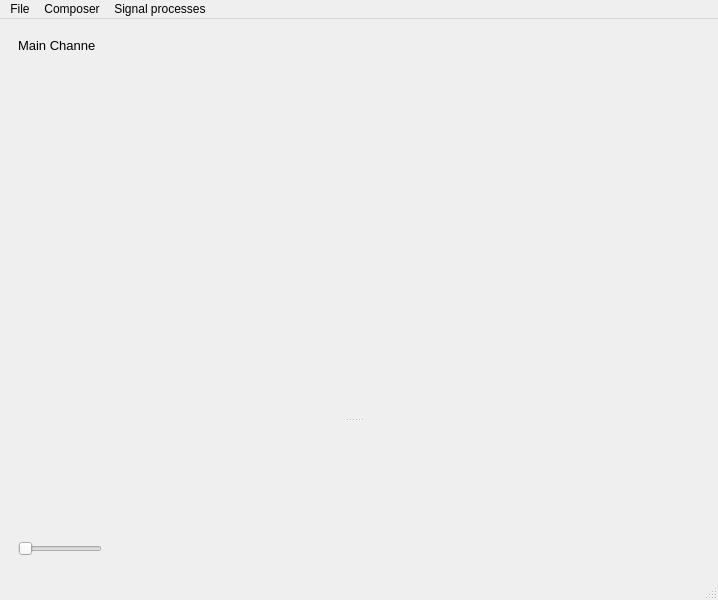
<?xml version="1.0" encoding="UTF-8"?>
<ui version="4.0">
 <class>MainWindow</class>
 <widget class="QMainWindow" name="MainWindow">
  <property name="geometry">
   <rect>
    <x>0</x>
    <y>0</y>
    <width>718</width>
    <height>600</height>
   </rect>
  </property>
  <property name="windowTitle">
   <string>MainWindow</string>
  </property>
  <widget class="QWidget" name="centralwidget">
   <layout class="QHBoxLayout" name="horizontalLayout">
    <item>
     <widget class="QWidget" name="samplingContainer" native="true">
      <property name="minimumSize">
       <size>
        <width>200</width>
        <height>0</height>
       </size>
      </property>
      <widget class="QLabel" name="label_mainChannel">
       <property name="geometry">
        <rect>
         <x>9</x>
         <y>9</y>
         <width>77</width>
         <height>16</height>
        </rect>
       </property>
       <property name="sizePolicy">
        <sizepolicy hsizetype="Preferred" vsizetype="Fixed">
         <horstretch>0</horstretch>
         <verstretch>0</verstretch>
        </sizepolicy>
       </property>
       <property name="font">
        <font>
         <pointsize>10</pointsize>
        </font>
       </property>
       <property name="text">
        <string>Main Channel</string>
       </property>
      </widget>
      <widget class="QSlider" name="samplingSlider">
       <property name="geometry">
        <rect>
         <x>9</x>
         <y>510</y>
         <width>84</width>
         <height>22</height>
        </rect>
       </property>
       <property name="sizePolicy">
        <sizepolicy hsizetype="Preferred" vsizetype="Fixed">
         <horstretch>0</horstretch>
         <verstretch>0</verstretch>
        </sizepolicy>
       </property>
       <property name="mouseTracking">
        <bool>false</bool>
       </property>
       <property name="maximum">
        <number>3</number>
       </property>
       <property name="tracking">
        <bool>true</bool>
       </property>
       <property name="orientation">
        <enum>Qt::Horizontal</enum>
       </property>
       <property name="invertedAppearance">
        <bool>false</bool>
       </property>
       <property name="invertedControls">
        <bool>false</bool>
       </property>
      </widget>
      <widget class="QSplitter" name="splitter">
       <property name="geometry">
        <rect>
         <x>-11</x>
         <y>31</y>
         <width>711</width>
         <height>471</height>
        </rect>
       </property>
       <property name="orientation">
        <enum>Qt::Vertical</enum>
       </property>
       <widget class="QWidget" name="mainChannel" native="true">
        <property name="minimumSize">
         <size>
          <width>0</width>
          <height>100</height>
         </size>
        </property>
        <property name="maximumSize">
         <size>
          <width>16777215</width>
          <height>16777215</height>
         </size>
        </property>
       </widget>
       <widget class="QWidget" name="secondaryChannel" native="true">
        <property name="sizePolicy">
         <sizepolicy hsizetype="Preferred" vsizetype="Preferred">
          <horstretch>0</horstretch>
          <verstretch>0</verstretch>
         </sizepolicy>
        </property>
        <property name="maximumSize">
         <size>
          <width>16777215</width>
          <height>200</height>
         </size>
        </property>
       </widget>
      </widget>
     </widget>
    </item>
   </layout>
  </widget>
  <widget class="QMenuBar" name="menubar">
   <property name="geometry">
    <rect>
     <x>0</x>
     <y>0</y>
     <width>718</width>
     <height>21</height>
    </rect>
   </property>
   <widget class="QMenu" name="menuFile">
    <property name="title">
     <string>File</string>
    </property>
    <addaction name="actionOpen_file"/>
    <addaction name="actionSave_as_PDF"/>
    <addaction name="actionExit"/>
   </widget>
   <widget class="QMenu" name="menuSample">
    <property name="title">
     <string>Signal processes</string>
    </property>
    <addaction name="actionSampling"/>
    <addaction name="actionRe_construction"/>
    <addaction name="actionShow_on_secondary_channel"/>
    <addaction name="actionHide_secondary_channel"/>
    <addaction name="actionShow_reconstructed_on_main_channel"/>
   </widget>
   <widget class="QMenu" name="menuComposer">
    <property name="title">
     <string>Composer</string>
    </property>
    <addaction name="actionOpen_composer_window"/>
   </widget>
   <addaction name="menuFile"/>
   <addaction name="menuComposer"/>
   <addaction name="menuSample"/>
  </widget>
  <widget class="QStatusBar" name="statusbar"/>
  <action name="actionOpen_file">
   <property name="text">
    <string>Open file</string>
   </property>
   <property name="shortcut">
    <string>Shift+O</string>
   </property>
  </action>
  <action name="actionSave_as_PDF">
   <property name="text">
    <string>Save as PDF</string>
   </property>
   <property name="shortcut">
    <string>Shift+S</string>
   </property>
  </action>
  <action name="actionExit">
   <property name="text">
    <string>Exit</string>
   </property>
   <property name="shortcut">
    <string>Esc</string>
   </property>
  </action>
  <action name="actionCompose_signal">
   <property name="text">
    <string>Compose signal</string>
   </property>
  </action>
  <action name="actionSampling">
   <property name="text">
    <string>Sample</string>
   </property>
  </action>
  <action name="actionRe_construction">
   <property name="text">
    <string>Re-construction</string>
   </property>
  </action>
  <action name="actionShow_on_secondary_channel">
   <property name="text">
    <string>Show on secondary channel</string>
   </property>
  </action>
  <action name="actionHide_secondary_channel">
   <property name="text">
    <string>Hide secondary channel</string>
   </property>
  </action>
  <action name="actionSave_composed_as">
   <property name="text">
    <string>Save composed as</string>
   </property>
  </action>
  <action name="actionShow_reconstructed_on_main_channel">
   <property name="text">
    <string>Show reconstructed on main channel</string>
   </property>
  </action>
  <action name="actionOpen_composer_window">
   <property name="text">
    <string>Open composer window</string>
   </property>
  </action>
 </widget>
 <resources/>
 <connections/>
</ui>
